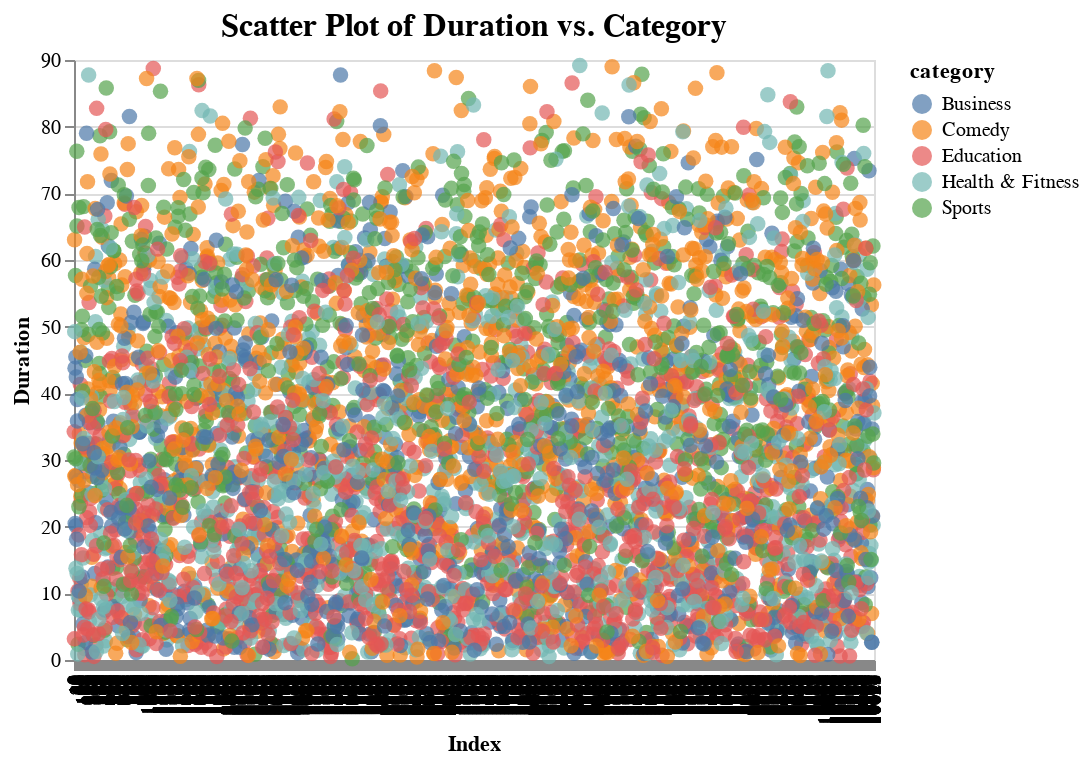

Notebook source saved alongside this figure:
### Code cell
import altair as alt

# Create a scatter plot with category encoded in color
scatter_plot = alt.Chart(new_df.sample(5000)).mark_circle(size=60).encode(
    x=alt.X('index:O', title='Index'),  # 'O' specifies ordinal encoding
    y=alt.Y('mean_show_duration:Q', title='Duration'),
    color=alt.Color('category:N')
)  # Calculate the index as an ordinal field

scatter_plot = scatter_plot.properties(
    width=400,
    height=300,
    title='Scatter Plot of Duration vs. Category'
).configure_title(
    fontSize=16,
    anchor='middle'
)

scatter_plot

### Figure 1 — Vega-Lite specification as saved in the notebook (floating-point values rounded to 4 significant figures; data arrays with more than 128 entries replaced by an {"elided": "..."} marker saying what was removed)
{"config": {"view": {"continuousWidth": 300, "continuousHeight": 300}, "title": {"anchor": "middle", "fontSize": 16}}, "data": {"name": "data-ab01d36773f295b2901306b8e9f27c14"}, "mark": {"type": "circle", "size": 60}, "encoding": {"color": {"field": "category", "type": "nominal"}, "x": {"field": "index", "title": "Index", "type": "ordinal"}, "y": {"field": "mean_show_duration", "title": "Duration", "type": "quantitative"}}, "height": 300, "title": "Scatter Plot of Duration vs. Category", "width": 400, "$schema": "https://vega.github.io/schema/vega-lite/v5.15.1.json", "datasets": {"data-ab01d36773f295b2901306b8e9f27c14": {"elided": "5000 records"}}}
